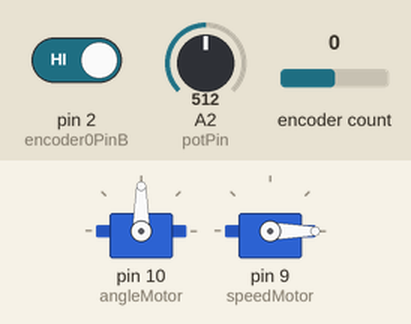
A sketch run on a simulated Arduino Uno, built with avr-gcc and run on an emulated ATmega328P. Shown: 2 × servo. The test bench sets the inputs (shaded band); at power-on: pin 2 (encoder0PinB) HIGH, A2 (potPin) = 512, encoder count 0. What the sketch prints to the serial monitor is not drawn.

Above: at 0.2 s.
Timing chart, 0 to 1.7 s (numbered marks = the images above):
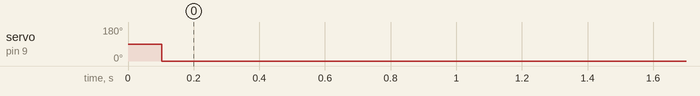

Measured:
- by itself, servo on pin 9 (speedMotor): 90° → 0° at 0.10 s

The sketch:

Potentiometer_and_Encoder_Experimental.ino
```cpp
#include <Encoder.h>
#include <Servo.h>

int potPin = 2;    // select the input pin for the potentiometer   // select the pin for the LED
int value;
float angle;
Servo angleMotor;
int goalAngle = 122;
int goalSpeed = 10;
int angleError;
int speedError;
int command;
Servo speedMotor;
 int speedM;
 int speedPower = 0;
 int encoder0PinA = 3;
 int encoder0PinB = 2;
 volatile int encoder0Pos = 0;
 volatile int encoder0PinALast = LOW;
 int n = LOW;
long lastChange = 0;
long timeNow = 0;
 int lastPos = 0;
 Encoder WheelReader(3, 2);

void setup() {
   angleMotor.attach(10);
   speedMotor.attach(9);
   Serial.begin (9600);
   Serial.print("test!");
   pinMode (encoder0PinA,INPUT);
   pinMode (encoder0PinB,INPUT);
   attachInterrupt(0, changey, CHANGE);
}

void changey(){
  n = digitalRead(encoder0PinA);
   if ((encoder0PinALast == LOW) && (n == HIGH)) {
     if (digitalRead(encoder0PinB) == LOW) {
       encoder0Pos--;
     } else {
       encoder0Pos++;
     }
   }
  encoder0PinALast = n;
}

void loop() {
  //speedMotor.write(110);
  if(Serial.available()>0){
      //goalAngle = Serial.parseInt();
      goalSpeed = Serial.parseInt();
  }
  value = analogRead(potPin);
  angle = map(value, 40, 970, 0, 360);
  angleError = goalAngle - angle;
  if (abs(angleError) > 180){
    angleError = angleError - 360;
  }
  //angleMotor.write(94-angleError);

  //Get Speed
  timeNow = millis();
  long timedif = timeNow-lastChange;
    //Serial.println(encoder0Pos);
  if (timedif > 100){
      Serial.print(timedif);
      Serial.print("      ");
      speedM = encoder0Pos-lastPos;
      Serial.println(speedM);

      speedError = goalSpeed - speedM;
      speedPower -= (speedError/5);
      speedMotor.write(speedPower);
      Serial.print("        ");
      Serial.println(speedPower);
      lastChange = timeNow;
      lastPos = encoder0Pos;
   }
}
```
